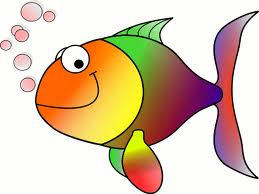
#> input picture Data/HappyFish.jpg, 259 x 194 px
$ python Contours_Demo3.py
#> lines starting #> are read from the running program, lines starting #| are printed output that depends on the picture; after the words box and inside, x2 and y2 are one past the last pixel; in counts of white or black regions, pixels touching at a corner belong together
from __future__ import print_function
import cv2 as cv
import numpy as np
import argparse
import random as rng

rng.seed(12345)
title_window = 'Contours_Demo3.py'

def thresh_callback(val):
    threshold = val

    # Detect edges using Canny
    canny_output = cv.Canny(src_gray, threshold, threshold * 2)

    # Find contours
    contours, hierarchy = cv.findContours(canny_output, cv.RETR_TREE, cv.CHAIN_APPROX_SIMPLE)

    # Draw contours
    drawing = np.zeros((canny_output.shape[0], canny_output.shape[1], 3), dtype=np.uint8)
    for i in range(len(contours)):
        color = (rng.randint(0,256), rng.randint(0,256), rng.randint(0,256))
        cv.drawContours(drawing, contours, i, color, 2, cv.LINE_8, hierarchy, 0)

    # Show in a window
    cv.imshow('Contours', drawing)

# Load source image
parser = argparse.ArgumentParser(description='Code for Finding contours in your image tutorial.')
parser.add_argument('--input', help='Path to input image.', default='../../Data/HappyFish.jpg')
args = parser.parse_args()

src = cv.imread(cv.samples.findFile(args.input))
#> src is the input picture: shape (194, 259, 3); mean B, G, R 170.8, 196.4, 219.3
if src is None:
    print('Could not open or find the image:', args.input)
    exit(0)

# Convert image to gray and blur it
src_gray = cv.cvtColor(src, cv.COLOR_BGR2GRAY)
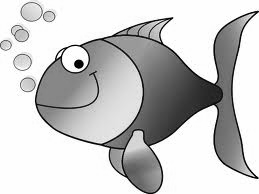
#> src_gray: shape (194, 259); min 0, max 255, mean 200.4
src_gray = cv.blur(src_gray, (3,3))
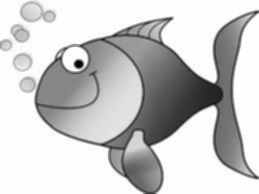
#> src_gray: shape (194, 259); min 3, max 255, mean 200.4

# Create Window
source_window = 'Source'
cv.namedWindow(source_window)
cv.imshow(source_window, src)
max_thresh = 255
thresh = 100 # initial threshold
cv.createTrackbar('Canny Thresh:', source_window, thresh, max_thresh, thresh_callback)
thresh_callback(thresh)
#> in thresh_callback, `canny_output = cv.Canny(src_gray, threshold, threshold * 2)`:
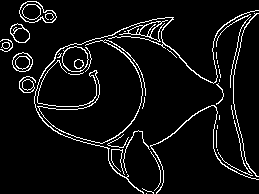
#> canny_output: shape (194, 259); 6.4% white in thin lines or dots
#> in thresh_callback, `contours, hierarchy = cv.findContours(canny_output, cv.RETR_TREE, cv.C..`: contours = 55 contours, 29 with area under 20; largest, box (x1, y1, x2, y2) and area: (19, 1, 57, 23) 538, (62, 46, 89, 72) 516, (19, 1, 57, 23) 506, (62, 46, 89, 72) 496, (12, 52, 33, 72) 299
#> the loop in thresh_callback, `for i in range(len(contours)):` made 55 passes
#> color on passes 1 to 12: (213, 5, 152), (188, 99, 138), (223, 82, 191), (63, 221, 133), (89, 95, 181), (46, 211, 85), (75, 105, 39), (97, 174, 164), (12, 234, 173), (13, 212, 1), (3, 83, 91), (146, 50, 212)
#> after the loop in thresh_callback, `for i in range(len(contours)):`:
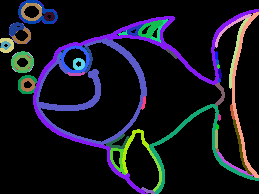
#> drawing: shape (194, 259, 3); mean of channels 0, 1, 2 32.2, 21.4, 21.6; drawn as B, G, R

cv.waitKey()

$ run again, with Data/GeneticDrawingExample.jpg copied over Data/HappyFish.jpg
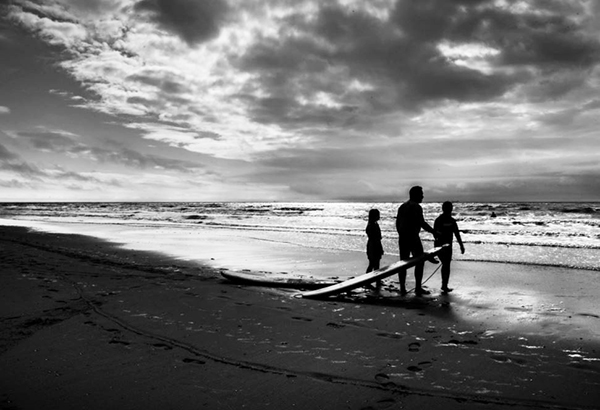
#> input picture Data/GeneticDrawingExample.jpg, 600 x 410 px
#> src is the input picture: shape (410, 600, 3); min 0, max 255, mean 116.6
#> in thresh_callback, `canny_output = cv.Canny(src_gray, threshold, threshold * 2)`:
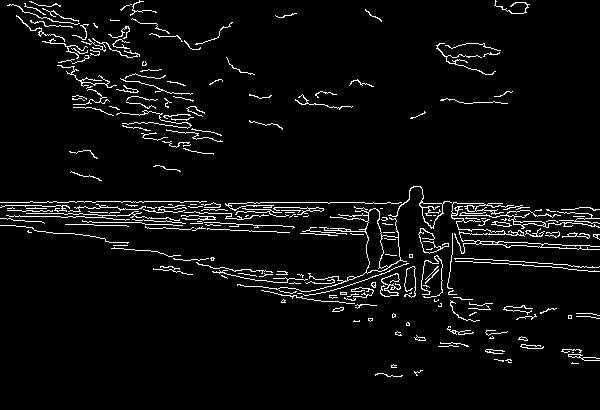
#> canny_output: shape (410, 600); 4.6% white in thin lines or dots
#> contours = 262 contours, 232 with area under 20; largest, box (x1, y1, x2, y2) and area: (237, 208, 407, 292) 1424, (365, 208, 389, 274) 812, (379, 235, 401, 269) 508, (451, 202, 600, 254) 444, (388, 186, 452, 229) 389
#> the loop in thresh_callback, `for i in range(len(contours)):` made 262 passes
#> color on passes 1 to 3: (213, 5, 152), (188, 99, 138), (223, 82, 191)
#> after the loop in thresh_callback, `for i in range(len(contours)):`:
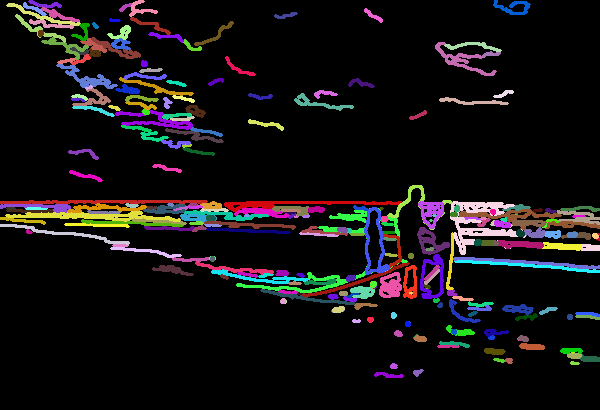
#> drawing: shape (410, 600, 3); mean of channels 0, 1, 2 18.4, 17.1, 19.6; drawn as B, G, R
